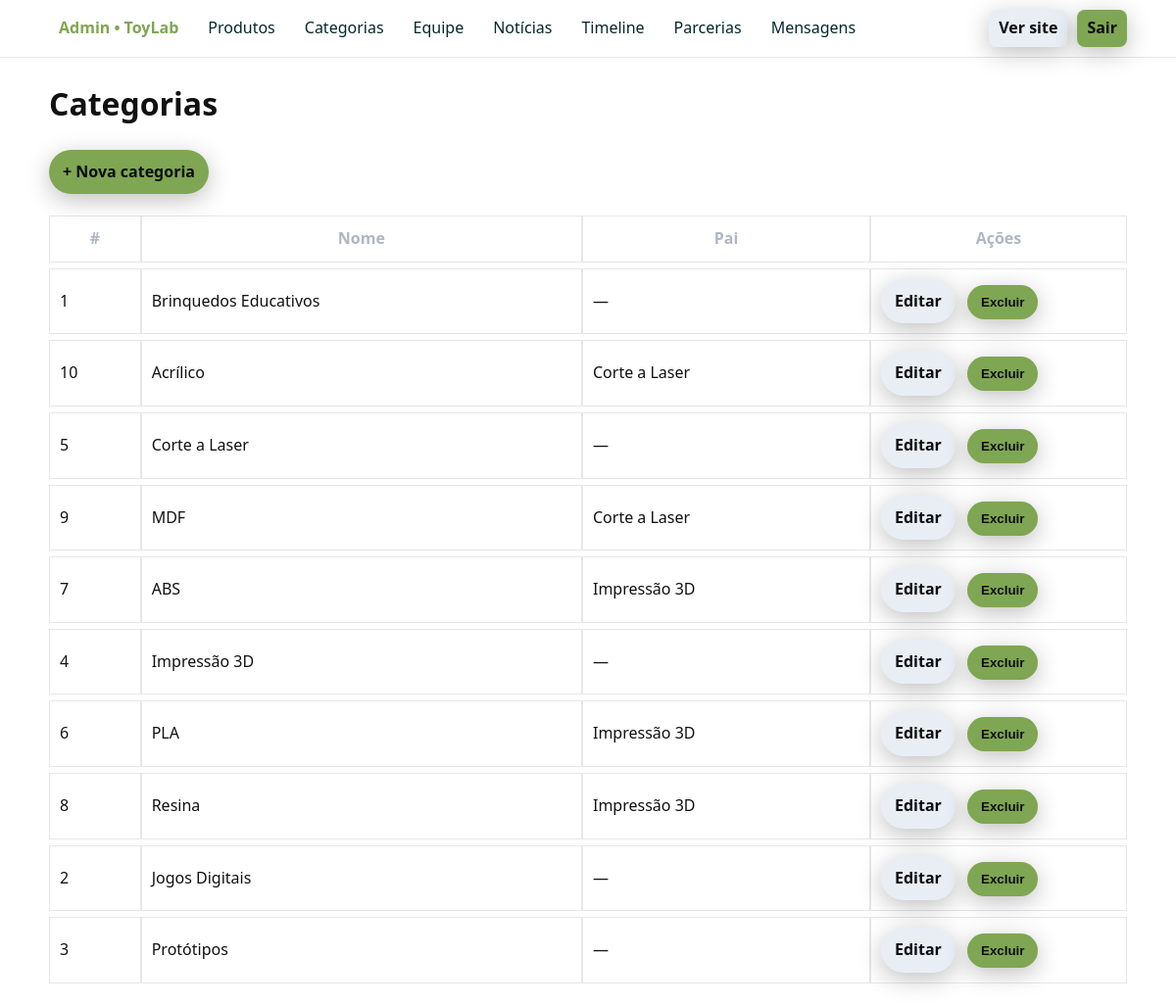
The page /admin/categories/list.php (signed in) on the database its author committed.
### tables this page shows
CREATE TABLE IF NOT EXISTS categories (
  id INT AUTO_INCREMENT PRIMARY KEY,
  name VARCHAR(100) NOT NULL,
  parent_id INT NULL,
  CONSTRAINT fk_cat_parent FOREIGN KEY (parent_id) REFERENCES categories(id) ON DELETE SET NULL
);

### config/config.php (called while the page is built, shortened)
<?php
function db(): PDO {
    static $pdo;
    if (!$pdo) {
        $dsn = 'mysql:host=' . DB_HOST . ';dbname=' . DB_NAME . ';charset=utf8mb4';
        $options = [
            PDO::ATTR_ERRMODE            => PDO::ERRMODE_EXCEPTION,
            PDO::ATTR_DEFAULT_FETCH_MODE => PDO::FETCH_ASSOC,
            PDO::ATTR_EMULATE_PREPARES   => false,
        ];
        $pdo = new PDO($dsn, DB_USER, DB_PASS, $options);
    }
    return $pdo;
}
function e(?string $str): string {
    return htmlspecialchars((string)$str, ENT_QUOTES | ENT_SUBSTITUTE, 'UTF-8');
}
function base_url_root(): string {
    $doc = rtrim(str_replace('\\','/', $_SERVER['DOCUMENT_ROOT'] ?? ''), '/');
    $root = str_replace('\\','/', BASE_PATH);
    $url  = str_replace($doc, '', $root);
    return $url ?: '';
}
function base_url(string $path = ''): string {
    return base_url_root() . ($path ? '/' . ltrim($path, '/') : '');
}

### config/functions.php (called while the page is built, shortened)
<?php
require_once __DIR__ . '/config.php';
function q(string $sql, array $params = []): PDOStatement {
    $stmt = db()->prepare($sql);
    $stmt->execute($params);
    return $stmt;
}
function fetch_all(string $sql, array $params = []): array {
    return q($sql, $params)->fetchAll(PDO::FETCH_ASSOC);
}

### admin/categories/list.php (the view, shortened to what this page needs)
<?php
require_once BASE_PATH . '/config/functions.php';
require_once __DIR__ . '/../partials/header.php';
$rows = fetch_all("
  SELECT c.id, c.name, c.parent_id, p.name AS parent_name
  FROM categories c
  LEFT JOIN categories p ON p.id = c.parent_id
  ORDER BY COALESCE(p.name, c.name), c.name
");
?>
<h1 class="fade-in">Categorias</h1>
<p>
  <a class="btn" href="<?= e(base_url('admin/categories/create.php')) ?>">+ Nova categoria</a>
</p>
<table class="table">
  <thead>
    <tr>
      <th>#</th>
      <th>Nome</th>
      <th>Pai</th>
      <th style="width:240px">Ações</th>
    </tr>
  </thead>
  <tbody>
    <?php foreach ($rows as $r): ?>
      <tr>
        <td><?= (int)$r['id'] ?></td>
        <td><?= e($r['name']) ?></td>
        <td><?= e($r['parent_name'] ?? '—') ?></td>
        <td class="actions">
          <a class="btn secondary" href="<?= e(base_url('admin/categories/edit.php?id='.(int)$r['id'])) ?>">Editar</a>
          <form action="<?= e(base_url('admin/categories/delete.php')) ?>" method="post" style="display:inline"
                onsubmit="return confirm('Remover a categoria &quot;<?= e($r['name']) ?>&quot;?')">
            <button class="btn" type="submit">Excluir</button>
          </form>
        </td>
      </tr>
    <?php endforeach; ?>
  </tbody>
</table>
<?php require_once __DIR__ . '/../partials/footer.php'; ?>

### public/css/styles.css (style rules this page uses)
:root { --bg: #0b0d0f; --bg-soft: #12161a; --text: #e4e8ee; --muted: #aeb7c3; --brand: #7fa652; --brand-2: #06272e; --card: #101418; --card-border: #1e242b; --focus: #ffd166; --danger: #e74c3c; --ok: #2ecc71; --radius: 16px; --shadow: 0 6px 24px rgba(0,0,0,.25); --transition: .2s ease; }
html { color-scheme: dark light; }
html, body { margin:0; padding:0; }
body { font: 400 16px/1.6 system-ui, -apple-system, Segoe UI, Roboto, Ubuntu, Cantarell, Noto Sans, Arial, "Apple Color Emoji","Segoe UI Emoji"; background:#ffffff; color:#111; }
a { color: var(--brand-2); text-decoration: none; }
.btn { display:inline-flex; align-items:center; gap:8px; background: var(--brand); color:#0a0d0f; border:none; padding:10px 14px; border-radius: 999px; cursor:pointer; font-weight:600; box-shadow: var(--shadow); transition: transform var(--transition), background var(--transition); }
.fade-in { animation: fadin .25s ease both; }

### admin/partials/header.php (style rules this page uses)
.table { width:100%;border-collapse:separate;border-spacing:0 6px }
.table th { font-weight:700;color:var(--muted) }
.table td,.table th { padding:10px;background:#fff;border:1px solid #e7e7e7 }
.table .actions a { margin-right:8px }
.btn.secondary { background:#e9eef5;color:#0b0d0f }

### rows shown on the page
categories: id "1", name "Brinquedos Educativos", parent_name "—"
categories: id "10", name "Acrílico", parent.name "Corte a Laser"
categories: id "5", name "Corte a Laser", parent_name "—"
categories: id "9", name "MDF", parent.name "Corte a Laser"
categories: id "7", name "ABS", parent.name "Impressão 3D"
categories: id "4", name "Impressão 3D", parent_name "—"
categories: id "6", name "PLA", parent.name "Impressão 3D"
categories: id "8", name "Resina", parent.name "Impressão 3D"
categories: id "2", name "Jogos Digitais", parent_name "—"
categories: id "3", name "Protótipos", parent_name "—"
